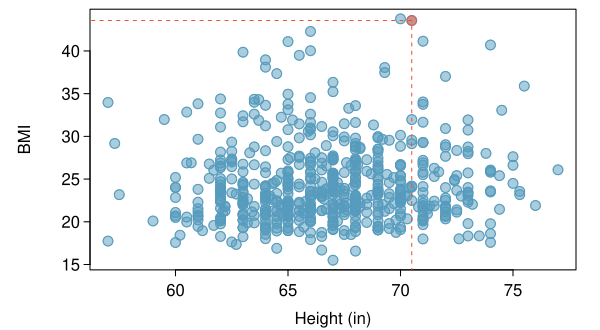

Write R code to recreate this figure.
library(openintro)
#data(famuss)
data(COL)

myPDF("famussHeightBmi.pdf",
      6,
      3.3,
      mar = c(3, 4.5, 0.5, 1.2),
      mgp = c(2.8, 0.5, 0))
plot(famuss$height,
     famuss$bmi,
     pch = 19,
     cex = 1.3,
     col = COL[1, 3],
     xlab = "",
     ylab = "BMI")
points(famuss$height,
       famuss$bmi,
       cex = 1.3,
       col = COL[1])
mtext("Height (in)", 1, 1.9)

t1 <- famuss$height[290]
t2 <- famuss$bmi[290]
lines(c(t1, t1), c(-10, t2),
      lty = 2,
      col = COL[4])
lines(c(-10, t1), c(t2, t2),
      lty = 2,
      col = COL[4])
points(t1, t2,
       pch = 19,
       cex = 1.3,
       col = COL[4, 3],)

dev.off()
